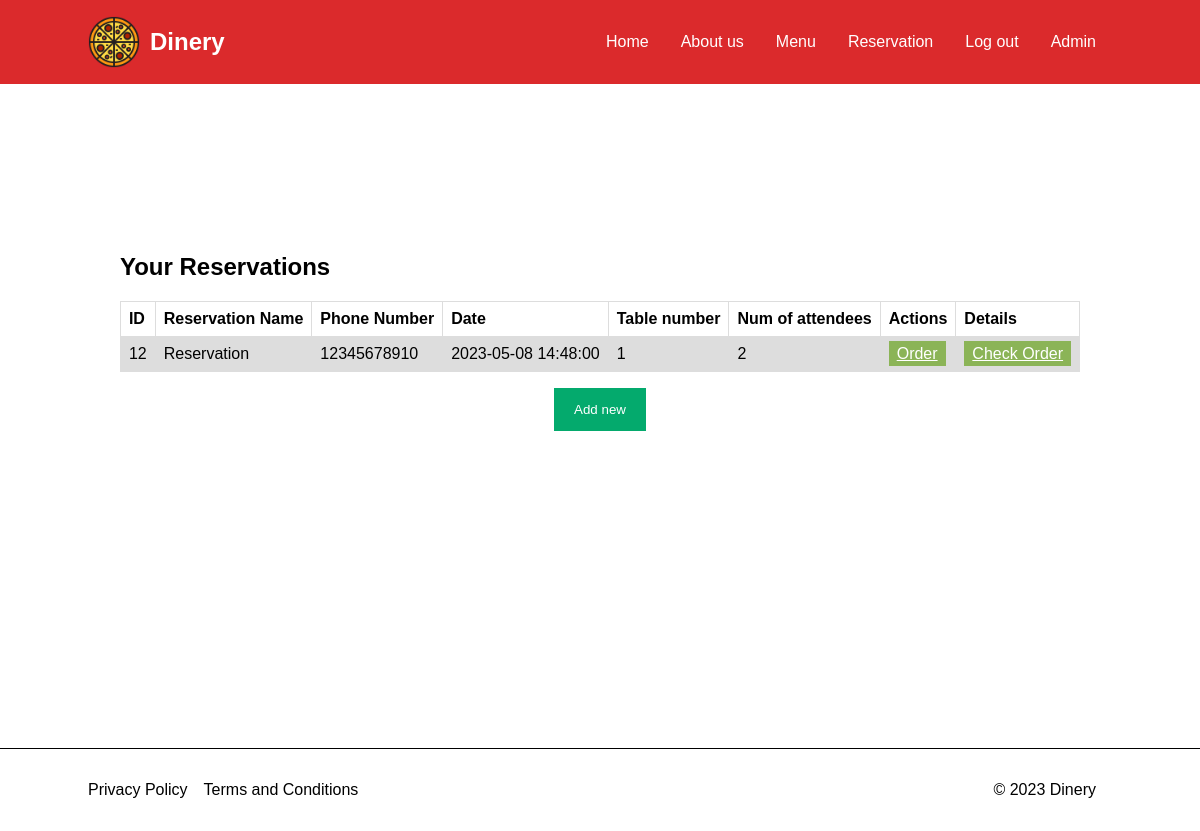
Before: /reservation.php (signed in) with the older database file.
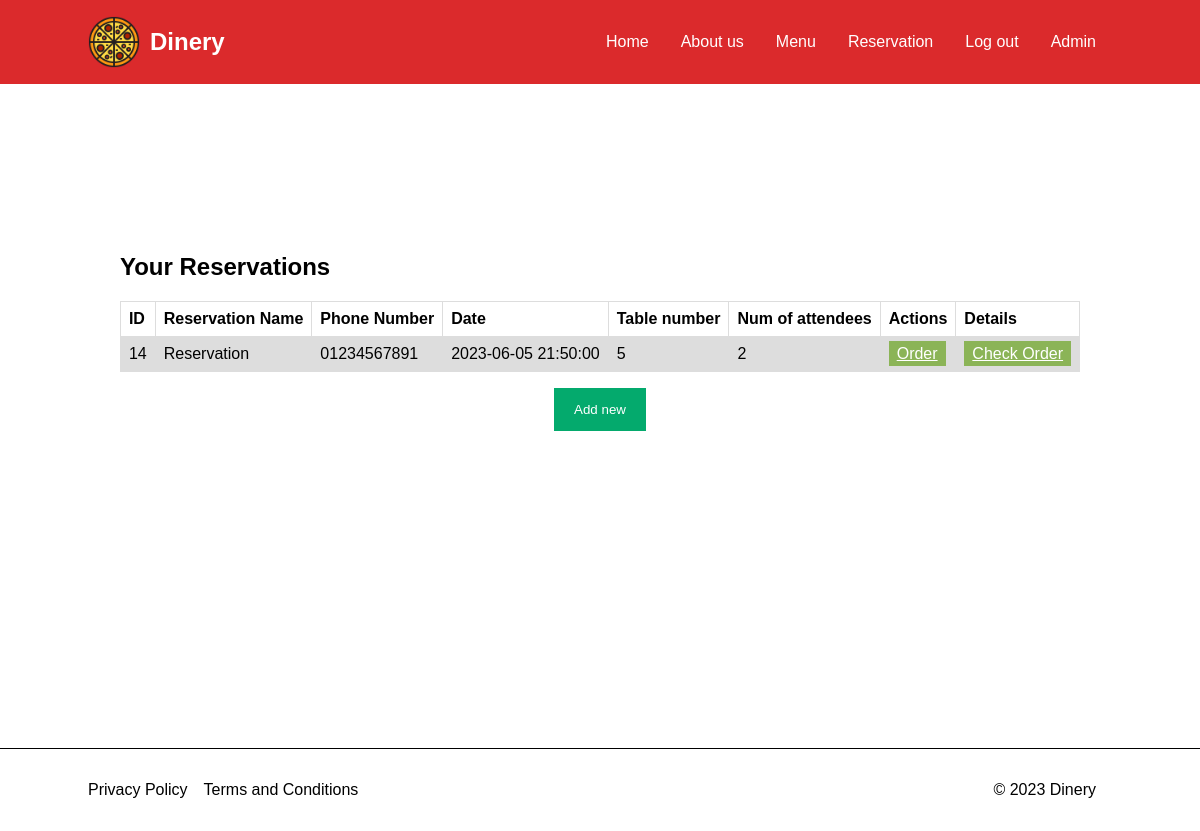
After: the same page with the newer database file.
### tables this page shows
CREATE TABLE `reservation` (
  `id` int(11) NOT NULL,
  `customer_id` int(11) NOT NULL,
  `reservation_name` varchar(255) NOT NULL,
  `phone` varchar(255) NOT NULL,
  `table_number` int(11) NOT NULL,
  `reservation_date` datetime NOT NULL,
  `num_of_attendees` int(11) NOT NULL
);

### reservation.php (the view, shortened to what this page needs)
<?php
require 'header.php';
$show_table = false;
$query = 'DELETE FROM reservation WHERE reservation_date < (CURDATE())';
$conn->query($query);
$active_user_id = $_SESSION['active_user']['id'];
$sql_query = "SELECT * FROM reservation WHERE customer_id = $active_user_id";
$check_user_reservations = mysqli_query($conn, $sql_query);
if (mysqli_num_rows($check_user_reservations) > 0) $show_table = true;
?>
<section class="table-section max_width">
  <div>
    <div id="reservation_table" class="reservation_table <?= $show_table ? '' : 'hide' ?>">
      <h1 class="reservation_table_heading" style="margin-bottom: 20px;">Your Reservations</h1>
      <table>
        <tr>
          <th>ID</th>
          <th>Reservation Name</th>
          <th>Phone Number</th>
          <th>Date</th>
          <th>Table number</th>
          <th>Num of attendees</th>
          <th>Actions</th>
          <th>Details</th>
        </tr>
        <?php if (mysqli_num_rows($check_user_reservations) > 0) {
          while ($row = mysqli_fetch_assoc($check_user_reservations)) { ?>
            <tr>
              <td><?= $row['id'] ?></td>
              <td><?= $row['reservation_name'] ?></td>
              <td><?= $row['phone'] ?></td>
              <td><?= $row['reservation_date'] ?></td>
              <td><?= $row['table_number'] ?></td>
              <td><?= $row['num_of_attendees'] ?></td>
              <td>
                <a href="reservation_order.php?id=<?= $row['id'] ?>" class="reservation_table_action_btn">
                  Order
                </a>
              </td>
              <td>
                <a href="single_reservation.php?id=<?= $row['id'] ?>" class="reservation_table_action_btn">
                  Check Order
                </a>
              </td>
            </tr>
        <?php }
        } ?>
      </table>
      <button id="reservation_table_button" class="reservation_table_button">Add new</button>
    </div>
  </div>
</section>
<?php require 'footer.php' ?>

Changed rows visible on the page:
removed reservation: id "12", reservation_name "Reservation", phone "12345678910", reservation_date "2023-05-08 14:48:00", table_number "1", num_of_attendees "2"
added reservation: id "14", reservation_name "Reservation", phone "01234567891", reservation_date "2023-06-05 21:50:00", table_number "5", num_of_attendees "2"
